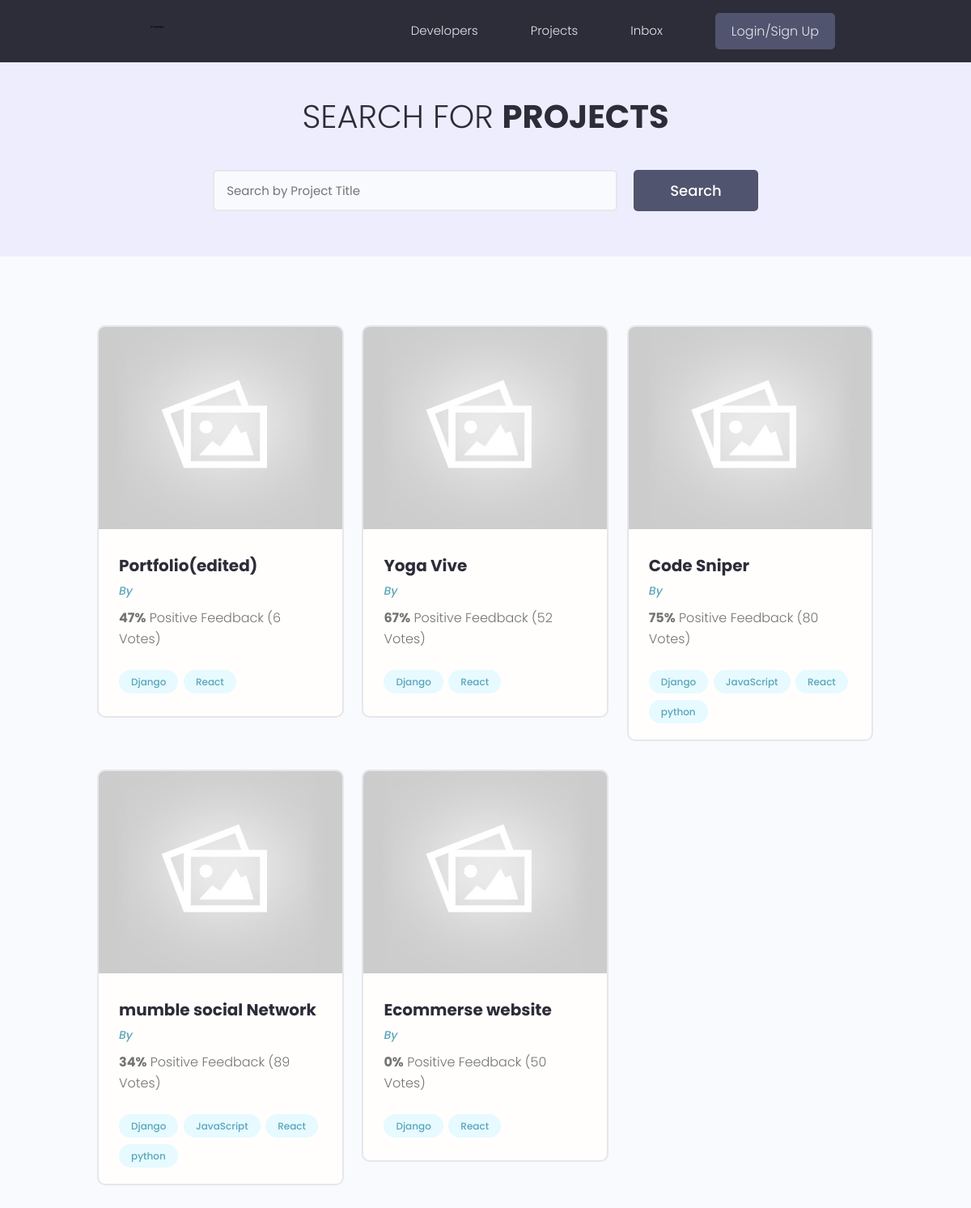
Page /projects/ on the earlier database version.
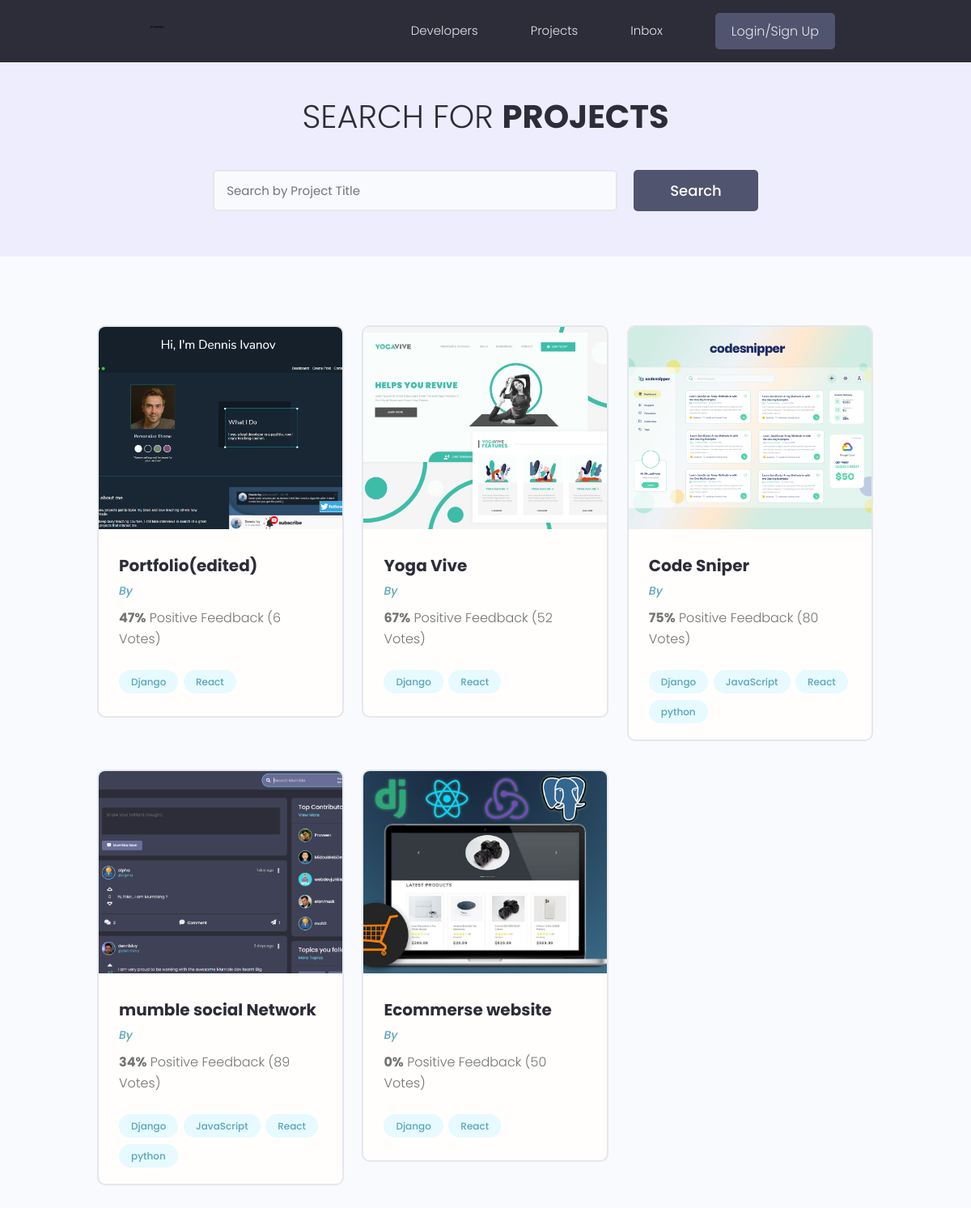
Same page on the later database version.
### projects/models.py (models this page shows, shortened)
class Project(models.Model):
    owner =models.ForeignKey(Profiles, null=True , blank= True , on_delete=models.SET_NULL)
    title = models.CharField(max_length=200)
    description = models.TextField(null=True,blank=True)
    featured_image=models.ImageField(null=True,blank=True,default='default.jpg')
    demo_link = models.CharField(max_length=2000 , null=True , blank=True)
    source_link = models.CharField(max_length=2000,null=True,blank=True)
    tags=models.ManyToManyField('Tag',blank=True)
    vote_total = models.IntegerField(default=0 ,null= True,blank=True)
    vote_ratio = models.IntegerField(default=0 ,null= True,blank=True)
    created = models.DateTimeField(auto_now_add=True)
    id = models.UUIDField(default=uuid.uuid4,unique=True,primary_key=True,editable=False)
    class Meta:
        ordering = ['-created']

### projects/views.py (the view)
# urls.py: path('projects/',include('projects.urls')),
def projects(request):
    projects ,search_query = searchProjects(request)
    page = request.GET.get('page')
    results = 3
    paginator = Paginator(projects,results)
    try:
        projects =paginator.page(page)
    except PageNotAnInteger:
        page=1
        project = paginator.page(page)
    except EmptyPage:
        page  = paginator.num_pages
        projects=paginator.page(page)
    context ={'projects':projects , 'search_query':search_query}
    return render(request,'projects/projects.html', context)

### projects/models.py (called while the page is built)
    def __str__(self):
        return self.name

### projects/utils.py (called while the page is built)
def searchProjects(request):
    search_query = ''
    if request.GET.get('search_query'):
        search_query = request.GET.get('search_query')
    tags = Tag.objects.filter(name__icontains=search_query)
    projects = Project.objects.distinct().filter(
        Q(title__icontains=search_query)|
        Q(description__icontains=search_query)|
        Q(owner__name__icontains=search_query)|
        Q(tags__in=tags)
    )
    return projects , search_query

### projects/templates/projects/projects.html (shortened to what this page needs)
{%extends 'main.html'%}
{%block content%}
  <main class="projects">
    <section class="hero-section text-center">
      <div class="container container--narrow">
        <div class="hero-section__box">
          <h2>Search for <span>Projects</span></h2>
        </div>
        <div class="hero-section__search">
          <form class="form" action="{% url 'projects' %}" method="get">
            <div class="form__field">
              <input class="input input--text" id="formInput#search" type="text" name="search_query"
                placeholder="Search by Project Title" value="{{search_query}}" />
            </div>
            <input class="btn btn--sub btn--lg" type="submit" value="Search" />
          </form>
        </div>
      </div>
    </section>
    <section class="projectsList">
      <div class="container">
        <div class="grid grid--three">
        {% for project in projects %}
          <div class="column">
            <div class="card project">
              <a href="{% url 'project' project.id %}" class="project">
                <img class="project__thumbnail" src="{{project.featured_image.url}}" alt="project thumbnail" />
                <div class="card__body">
                  <h3 class="project__title">{{project.title}}</h3>
                  <p><a class="project__author" href="{% url 'user-profile' project.owner.id %}">By {{project.owner.name}}</a></p>
                  <p class="project--rating">
                    <span style="font-weight: bold;">{{project.vote_ratio}}%</span> Positive
                    Feedback ({{project.vote_total}} Vote{{project.vote_total|pluralize:"s"}})
                  </p>
                  <div class="project__tags">
                      {% for tag in project.tags.all %}
                    <span class="tag tag--pill tag--main">
                      <small>{{tag}}</small>
                    </span>
                    {% endfor %}
                  </div>
                </div>
              </a>
            </div>
          </div>
          {% endfor %}
        </div>
      </div>
    </section>
  </main>
{%endblock content%}

Differences in the rows shown:
changed Project "Portfolio(edited)": featured_image: picture added in place of a placeholder
changed Project "Yoga Vive": featured_image: picture added in place of a placeholder
changed Project "Code Sniper": featured_image: picture added in place of a placeholder
changed Project "mumble social Network": featured_image: picture added in place of a placeholder
changed Project "Ecommerse website": featured_image: picture added in place of a placeholder
